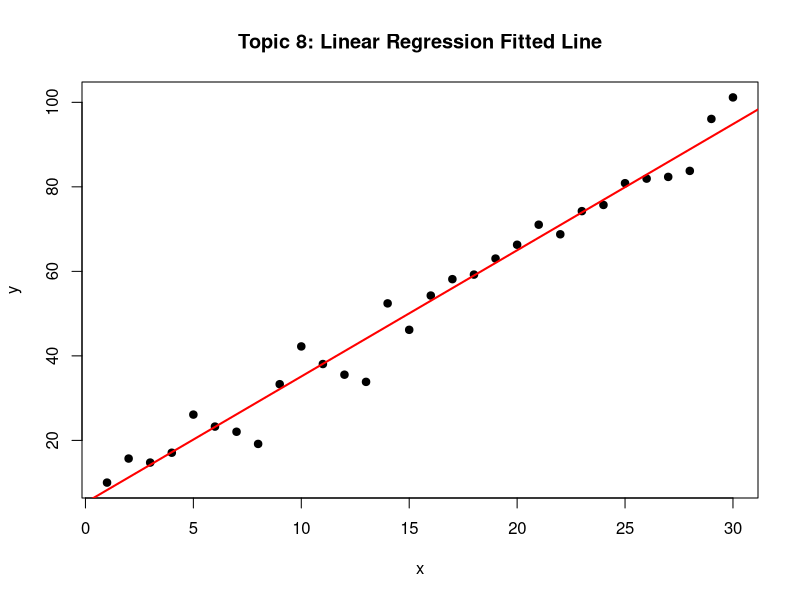

Write the R code that produced this figure.
#Topic 8:Linear regression and least squares
d <- data.frame(hours=1:8, score=c(42,48,53,60,65,70,76,82))
m <- lm(score ~ hours, data=d)
summary(m); fitted(m); residuals(m)
x <- 1:30
y <- 3 * x + 5 + rnorm(30, 0, 3)
model <- lm(y ~ x)
model_summary <- summary(model)
reg_results <- data.frame(
  Term = rownames(model_summary$coefficients),
  Estimate = model_summary$coefficients[, "Estimate"],
  Std_Error = model_summary$coefficients[, "Std. Error"],
  t_Value = model_summary$coefficients[, "t value"],
  p_Value = model_summary$coefficients[, "Pr(>|t|)"],
  R_Squared = model_summary$r.squared
)
write.csv(reg_results, "Topic_08_Linear_Regression.csv", row.names = FALSE)

plot(x, y, pch = 19, main = "Topic 8: Linear Regression Fitted Line")
abline(model, col = "red", lwd = 2)
